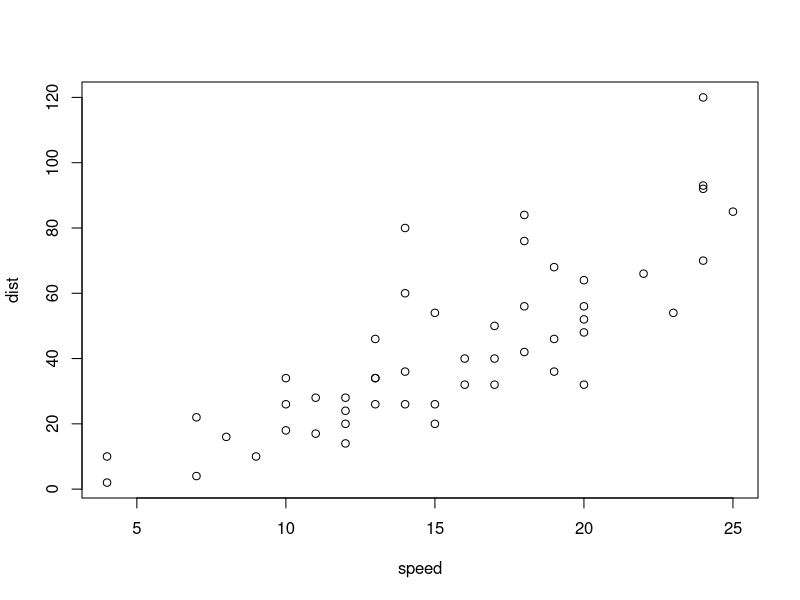
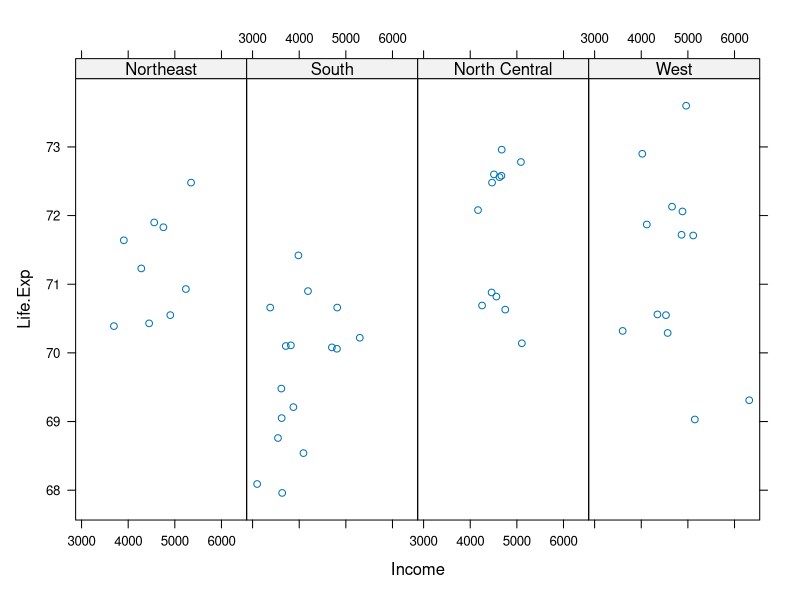
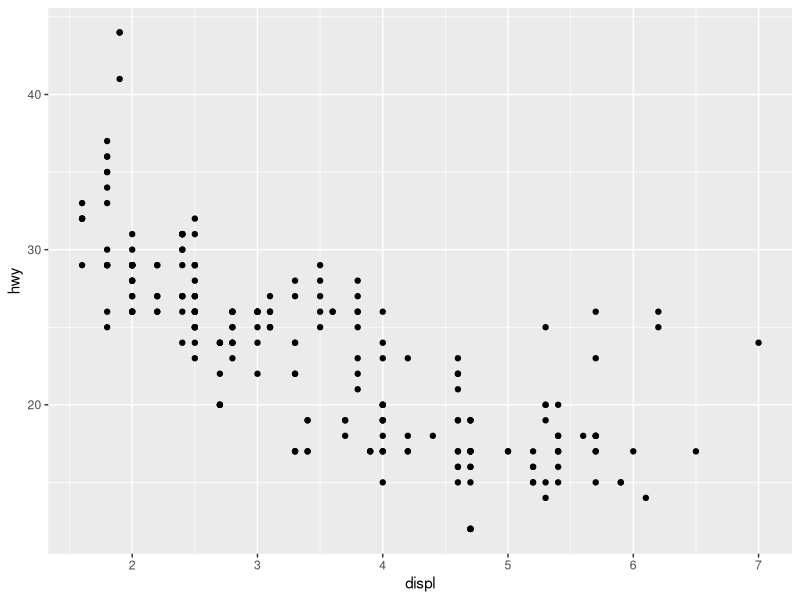
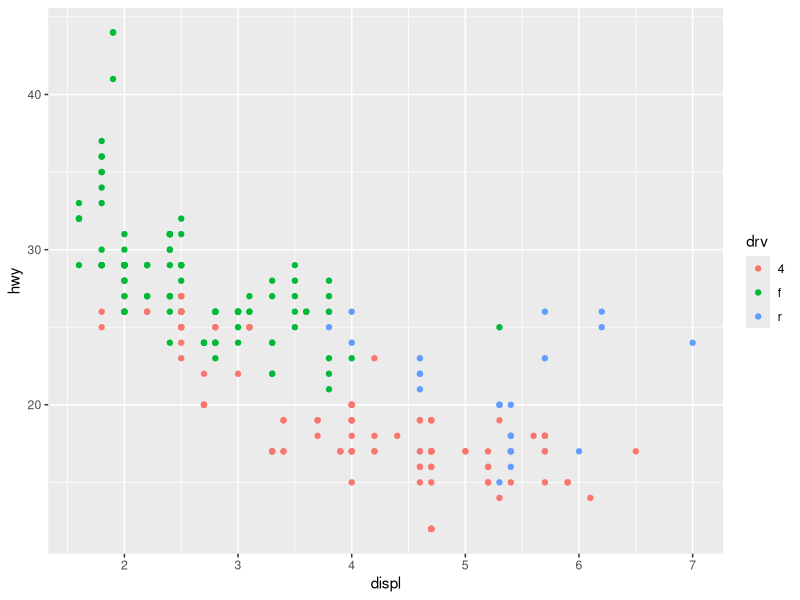
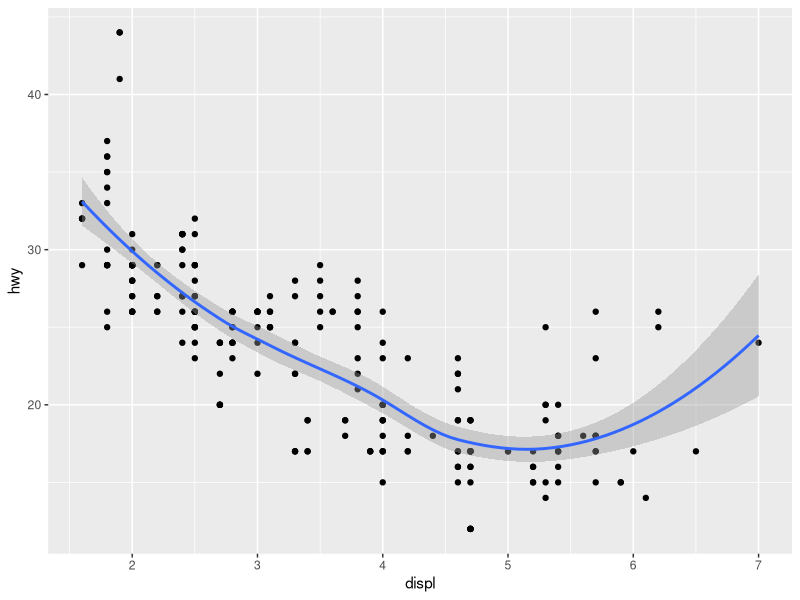
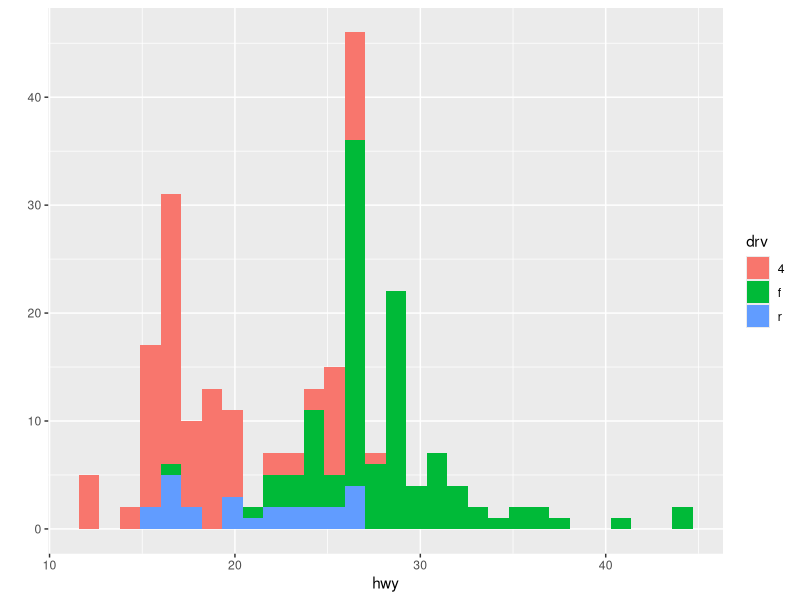
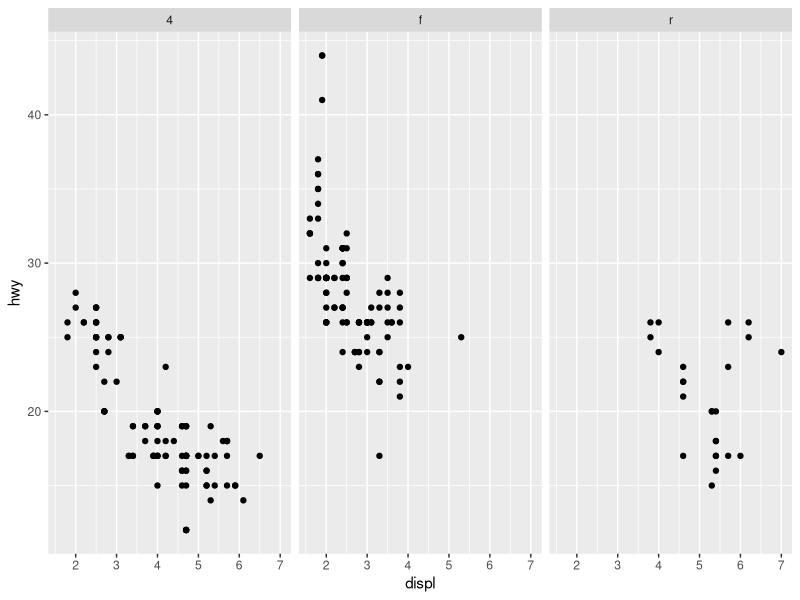
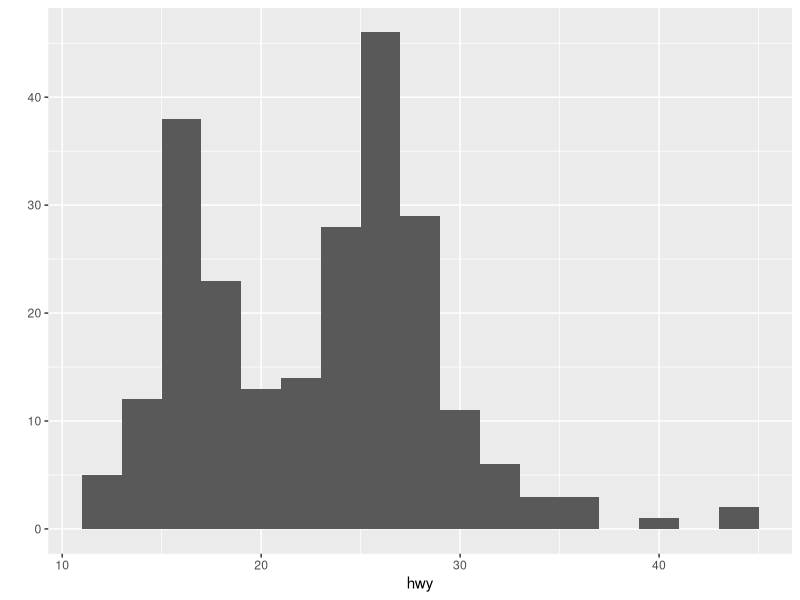

Source code (R) for these figures, in order:
## ---- chunk 1
library(datasets)
data(cars)
with(cars, plot(speed, dist))

## ---- chunk 2
library (lattice)
state <- data.frame(state.x77, region = state.region)
xyplot(Life.Exp ~ Income | region, data=state, layout = c(4,1))

## ---- chunk 3
 install.packages("ggplot2")
 
 library(ggplot2)
 
## ---- chunk 4
str(mpg)

qplot(displ, hwy, data = mpg)

qplot(displ, hwy, data = mpg, color=drv)

qplot(displ, hwy, data = mpg, geom=c("point", "smooth"))

qplot(hwy, data=mpg, fill=drv)

qplot(displ, hwy, data=mpg, facets =.~drv)

qplot(hwy, data=mpg, facet=drv~., binwidth=2)

